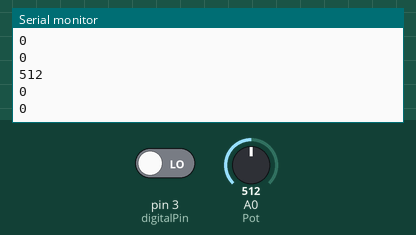
A sketch run on a simulated Arduino Uno, built with avr-gcc and run on an emulated ATmega328P. Shown: the last lines printed to the serial monitor. Inputs (shaded band) come from the test bench; at power-on: A0 (Pot) = 512, pin 3 (digitalPin) LOW. No radio packets arrive unless stated.

Above: at 2.3 s.
2.4 s: A0 (Pot) set to 716
At 2.9 s:
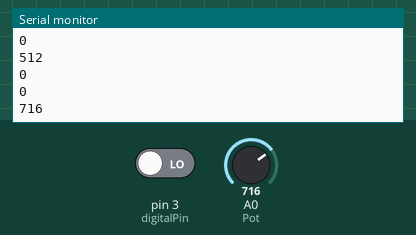
3.9 s: pin 3 (digitalPin) driven HIGH
At 4.9 s:
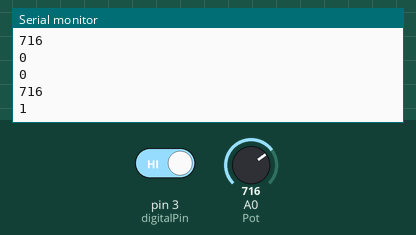
5.4 s: A0 (Pot) set to 900
At 5.9 s:
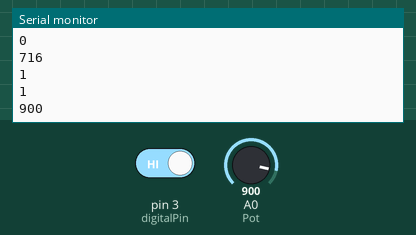
Timing chart, 0 to 8.4 s (numbered marks = the images above; inputs shaded):
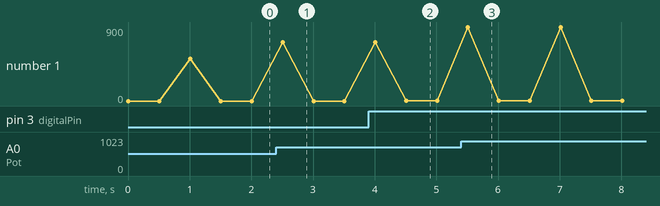

Measured:
- after the input at 2.4 s, the serial monitor: prints a new line after 0.11 s (image 1)
- after the input at 3.9 s, the serial monitor: prints a new line after 0.61 s (image 2)
- after the input at 5.4 s, the serial monitor: prints a new line after 0.11 s (image 3)
- plotted number 1: 0 → 1 after the input at 3.9 s

The sketch:

VericiKodu.ino
```cpp
#include <SPI.h>    //nRF24L01 ile haberleşmek için standart SPI kütüphanesini ekliyoruz.
#include "RF24.h"   //nRF24L01'in ana kütüphanesini ekliyoruz.
#include "nRF24L01.h"

#define Pot A0
int digitalPin = 3;
int analogPin = A0;

int data[1];           //Data isminde bir dizi tanımlıyoruz ve gönderilecek datayı belirtiyoruz.

RF24 radio(9,10);     //RF24 kütüphanesinin kullanacağı CE ve CSN pinlerini tanımlıyoruz.

const uint64_t pipe = 0xE8E8F0F0E1LL; //Alıcıyla iletişim için bir pipe adresi tanımlıyoruz.

void setup(void) {
Serial.begin(9600);             // Seri monitörü başlatıyorum
pinMode (digitalPin, INPUT);
pinMode (Pot, INPUT);           // Sensörü input olarak tanıttım
radio.begin();                  // İletişimi başlatıyorum.
radio.openWritingPipe(pipe);    // Pipe adresi tanımlıyorum

}
void loop(void) {
data [0] = (digitalRead(digitalPin));       // Gönderilecek veri'nin, pot'un okunması olduğunu belirttim.
Serial.println(data [0]);     // Gönderilen veriyi monitöre yansıttım.
delay(500);
Serial.println(digitalRead(digitalPin));
delay(500);
Serial.println(analogRead(analogPin));
delay(500);
radio.write(data, sizeof(data));  // Veri, bütün hali ile yazılsın ve gönderilsin.
}
```
